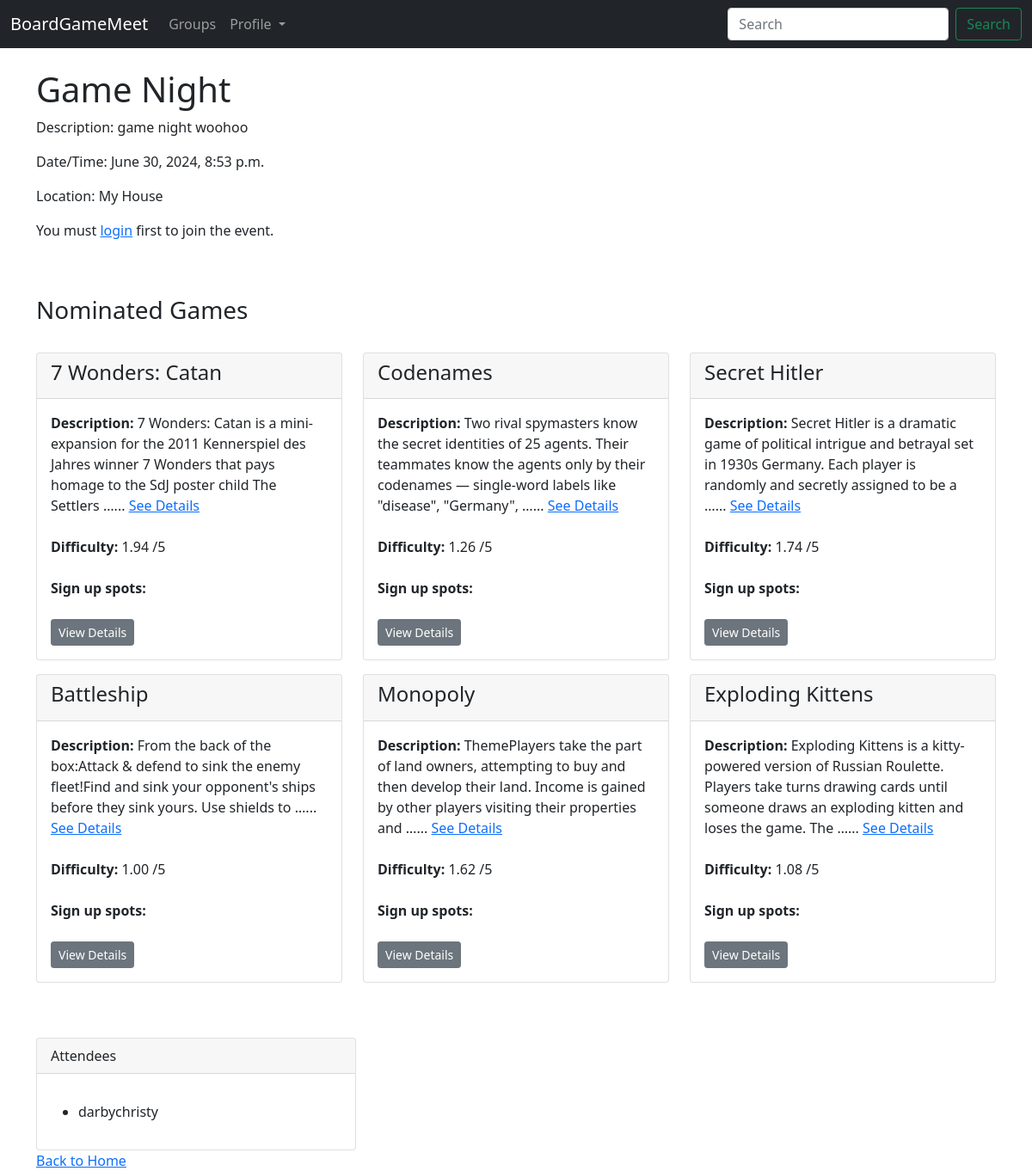
The page /event/1/ on the database its author committed.
### boardgame/models.py (models this page shows, shortened)
class Event(models.Model):
    group = models.ForeignKey(Group, on_delete=models.CASCADE)
    title = models.CharField(max_length=100)
    description = models.TextField()
    date_time = models.DateTimeField()
    location = models.ForeignKey('EventLocation', on_delete=models.CASCADE)
    attendees = models.ManyToManyField(User, through='EventAttendance')
    nominations = models.ManyToManyField(Game, through='GameNomination')

class EventLocation(models.Model):
    name = models.CharField(max_length=255)
    address = models.CharField(max_length=255)
    city = models.CharField(max_length=100)
    postcode = models.CharField(max_length=20)
    country = models.CharField(max_length=20)
    latitude = models.DecimalField(max_digits=9, decimal_places=6, blank=True, null=True)
    longitude = models.DecimalField(max_digits=9, decimal_places=6, blank=True, null=True)
    def __str__(self):
        return self.name

class Game(models.Model):
    name = models.CharField(max_length=200)
    min_players = models.PositiveIntegerField(blank=True, null=True)
    max_players = models.PositiveIntegerField(blank=True, null=True)
    min_playtime = models.PositiveIntegerField(blank=True, null=True)
    max_playtime = models.PositiveIntegerField(blank=True, null=True)
    age =models.PositiveIntegerField(blank=True, null=True)
    weight = models.CharField(max_length=10, blank=True, null=True)
    description = models.TextField(blank=True, null=True)
    thumbnail = models.URLField(blank=True, null=True)

### boardgame/views.py (the view, shortened to what this page needs)
# urls.py: path('event/<int:event_id>/', views.event_details, name='event_details'),
def event_details(request, event_id):
    event = get_object_or_404(Event, id=event_id)
    attendees = event.attendees.all()
    nominations = event.nominations.all()
    is_attending = attendees.filter(id=request.user.id).exists() #check to see if current user is attending
    context = {
        'event': event,
        'attendees': attendees,
        'is_attending': is_attending,
        'nominations': nominations,
    }
    return render(request, 'boardgame/event_details.html', context)

### boardgame/templates/boardgame/event_details.html (shortened to what this page needs)
{% extends 'boardgame/base.html' %}
{% load static %}
{% block content %}
<body>
    <head>
    </head>
    <h1>{{ event.title }}</h1>
    <p>Description: {{ event.description }}</p>
    <p>Date/Time: {{ event.date_time }}</p>
    <p>Location: {{ event.location }}</p>
    <div>
        {% if user.is_authenticated %}
        <form method="post" action="">
            {% csrf_token %}
            {% if is_attending %}
            <button type="submit" class="btn btn-secondary btn-sm" name="leave">Leave Event</button>
            <a href="{% url 'nominate_game' event.id %}" class="btn btn-secondary btn-sm">Nominate Game</a>
            {% else %}
            <button type="submit" class="btn btn-secondary btn-sm" name="join">Join Event </button>
            {% endif %}
        </form>
        {% else %}
        <p>You must <a href="{% url 'login' %}">login</a> first to join the event.</p>
        {% endif %}
    </div>
    <br /> <br />
    <h3>Nominated Games</h3>
    <br />
    <div class="row">
        {% for nomination in nominations %}
        <div class="col-md-4 mb-3">
            <div class="card">
                <div class="card-header">
                    <h4>{{ nomination.name }}</h4>
                </div>
                <div class="card-body">
                    <p class="card-text">
                        <b>Description:</b> {{ nomination.description|truncatewords:25|striptags|safe }}... <a
                            href="{% url 'game_details' event.id nomination.id %}">See
                            Details</a>
                        <br /> <br />
                        <b>Difficulty:</b> {{ nomination.weight }} /5
                        <br /> <br />
                        <b>Sign up spots:</b>
                        <br /><br />
                        <a href="{% url 'game_details' event.id nomination.id %}" class="btn btn-secondary btn-sm">View
                            Details</a>
                    </p>
                </div>
            </div>
        </div>
        {% endfor %}
    </div>
    <br /> <br />
    <div class="col-sm-4">
        <div class="card">
            <div class="card-header">
                Attendees
            </div>
            <div class="card-body">
                <p class="card-text">
                <ul>
                    {% for attendee in attendees %}
                    <li>{{ attendee.username }}</li>
                    {% endfor %}
                </ul>
                </p>
            </div>
        </div>
    </div>
    <div>
        <a href="{% url 'home' %}">Back to Home</a>
    </div>
</body>
{% endblock %}

### rows shown on the page
Event: title "Game Night", description "game night woohoo", date_time "June 30, 2024, 8:53 p.m.", location "My House"
Game: name "7 Wonders: Catan", description "7 Wonders: Catan is a mini-expansion for the 2011 Kennerspiel des Jahres winner 7 Wonders that pays homage to the SdJ poster child The Settlers …", weight "1.94"
Game: name "Codenames", description "Two rival spymasters know the secret identities of 25 agents. Their teammates know the agents only by their codenames — single-word labels like \"disease\", \"Germany\", …", weight "1.26"
Game: name "Secret Hitler", description "Secret Hitler is a dramatic game of political intrigue and betrayal set in 1930s Germany. Each player is randomly and secretly assigned to be a …", weight "1.74"
Game: name "Battleship", description "From the back of the box:Attack & defend to sink the enemy fleet!Find and sink your opponent's ships before they sink yours. Use shields to …", weight "1.00"
Game: name "Monopoly", description "ThemePlayers take the part of land owners, attempting to buy and then develop their land. Income is gained by other players visiting their properties and …", weight "1.62"
Game: name "Exploding Kittens", description "Exploding Kittens is a kitty-powered version of Russian Roulette. Players take turns drawing cards until someone draws an exploding kitten and loses the game. The …", weight "1.08"

### other values the page prints
{{ attendee.username }} "darbychristy"
